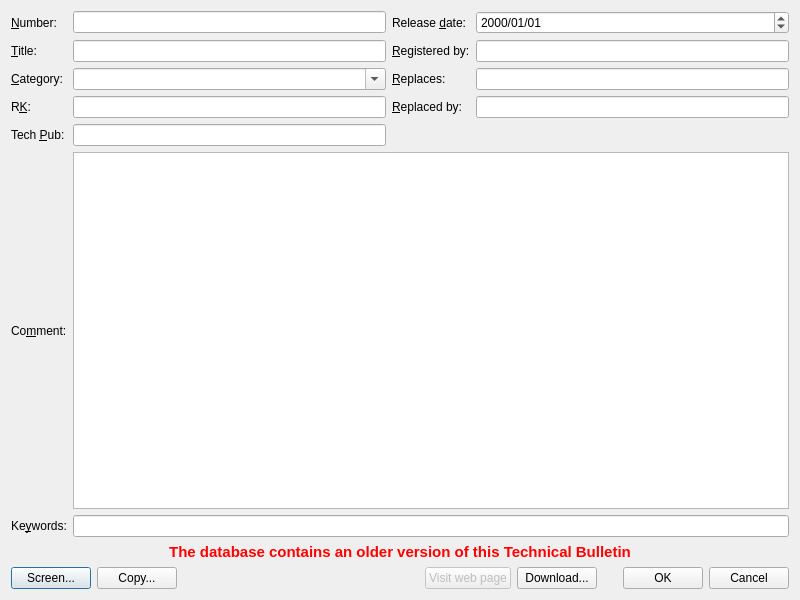
<?xml version="1.0" encoding="UTF-8"?>
<ui version="4.0">
 <class>DlgTB</class>
 <widget class="QDialog" name="DlgTB">
  <property name="geometry">
   <rect>
    <x>0</x>
    <y>0</y>
    <width>800</width>
    <height>600</height>
   </rect>
  </property>
  <property name="sizePolicy">
   <sizepolicy hsizetype="Preferred" vsizetype="Preferred">
    <horstretch>0</horstretch>
    <verstretch>0</verstretch>
   </sizepolicy>
  </property>
  <property name="minimumSize">
   <size>
    <width>800</width>
    <height>600</height>
   </size>
  </property>
  <property name="acceptDrops">
   <bool>true</bool>
  </property>
  <layout class="QVBoxLayout" name="verticalLayout">
   <item>
    <layout class="QGridLayout" name="GLayout">
     <item row="0" column="0">
      <widget class="QLabel" name="LabelNumber">
       <property name="text">
        <string>&amp;Number:</string>
       </property>
       <property name="buddy">
        <cstring>EditNumber</cstring>
       </property>
      </widget>
     </item>
     <item row="0" column="1">
      <widget class="QLineEdit" name="EditNumber">
       <property name="acceptDrops">
        <bool>false</bool>
       </property>
      </widget>
     </item>
     <item row="0" column="2">
      <widget class="QLabel" name="LabelReleaseDate">
       <property name="text">
        <string>Release &amp;date:</string>
       </property>
       <property name="buddy">
        <cstring>EditReleaseDate</cstring>
       </property>
      </widget>
     </item>
     <item row="0" column="3">
      <widget class="QDateEdit" name="EditReleaseDate">
       <property name="acceptDrops">
        <bool>false</bool>
       </property>
       <property name="toolTip">
        <string>Format is yyyy/mm/dd</string>
       </property>
       <property name="displayFormat">
        <string>yyyy/MM/dd</string>
       </property>
      </widget>
     </item>
     <item row="1" column="0">
      <widget class="QLabel" name="LabelTitle">
       <property name="text">
        <string>&amp;Title:</string>
       </property>
       <property name="buddy">
        <cstring>EditTitle</cstring>
       </property>
      </widget>
     </item>
     <item row="1" column="1">
      <widget class="QLineEdit" name="EditTitle">
       <property name="acceptDrops">
        <bool>false</bool>
       </property>
      </widget>
     </item>
     <item row="1" column="2">
      <widget class="QLabel" name="LabelRegisteredBy">
       <property name="text">
        <string>&amp;Registered by:</string>
       </property>
       <property name="buddy">
        <cstring>EditRegisteredBy</cstring>
       </property>
      </widget>
     </item>
     <item row="1" column="3">
      <widget class="QLineEdit" name="EditRegisteredBy">
       <property name="acceptDrops">
        <bool>false</bool>
       </property>
      </widget>
     </item>
     <item row="2" column="0">
      <widget class="QLabel" name="LabelCategory">
       <property name="text">
        <string>&amp;Category:</string>
       </property>
       <property name="buddy">
        <cstring>ComboCategory</cstring>
       </property>
      </widget>
     </item>
     <item row="2" column="1">
      <widget class="QComboBox" name="ComboCategory">
       <property name="acceptDrops">
        <bool>false</bool>
       </property>
       <property name="editable">
        <bool>true</bool>
       </property>
       <property name="currentText">
        <string/>
       </property>
       <property name="frame">
        <bool>true</bool>
       </property>
      </widget>
     </item>
     <item row="2" column="2">
      <widget class="QLabel" name="LabelReplaces">
       <property name="text">
        <string>&amp;Replaces:</string>
       </property>
       <property name="buddy">
        <cstring>EditReplaces</cstring>
       </property>
      </widget>
     </item>
     <item row="2" column="3">
      <widget class="QLineEdit" name="EditReplaces">
       <property name="acceptDrops">
        <bool>false</bool>
       </property>
      </widget>
     </item>
     <item row="3" column="0">
      <widget class="QLabel" name="LabelRK">
       <property name="text">
        <string>R&amp;K:</string>
       </property>
       <property name="buddy">
        <cstring>EditRK</cstring>
       </property>
      </widget>
     </item>
     <item row="3" column="1">
      <widget class="QLineEdit" name="EditRK">
       <property name="acceptDrops">
        <bool>false</bool>
       </property>
      </widget>
     </item>
     <item row="3" column="2">
      <widget class="QLabel" name="LabelReplacedBy">
       <property name="text">
        <string>&amp;Replaced by:</string>
       </property>
       <property name="buddy">
        <cstring>EditReplacedBy</cstring>
       </property>
      </widget>
     </item>
     <item row="3" column="3">
      <widget class="QLineEdit" name="EditReplacedBy">
       <property name="acceptDrops">
        <bool>false</bool>
       </property>
      </widget>
     </item>
     <item row="4" column="0">
      <widget class="QLabel" name="LabelTechPub">
       <property name="text">
        <string>Tech &amp;Pub:</string>
       </property>
       <property name="buddy">
        <cstring>EditTechPub</cstring>
       </property>
      </widget>
     </item>
     <item row="4" column="1">
      <widget class="QLineEdit" name="EditTechPub">
       <property name="acceptDrops">
        <bool>false</bool>
       </property>
      </widget>
     </item>
     <item row="5" column="0">
      <widget class="QLabel" name="LabelComment">
       <property name="text">
        <string>Co&amp;mment:</string>
       </property>
       <property name="buddy">
        <cstring>TexteditComment</cstring>
       </property>
      </widget>
     </item>
     <item row="5" column="1" colspan="3">
      <widget class="QPlainTextEdit" name="TexteditComment">
       <property name="sizePolicy">
        <sizepolicy hsizetype="Expanding" vsizetype="Expanding">
         <horstretch>0</horstretch>
         <verstretch>0</verstretch>
        </sizepolicy>
       </property>
       <property name="acceptDrops">
        <bool>false</bool>
       </property>
       <property name="tabChangesFocus">
        <bool>true</bool>
       </property>
      </widget>
     </item>
     <item row="6" column="0">
      <widget class="QLabel" name="LabelKeywords">
       <property name="text">
        <string>Ke&amp;ywords:</string>
       </property>
       <property name="buddy">
        <cstring>EditKeywords</cstring>
       </property>
      </widget>
     </item>
     <item row="6" column="1" colspan="3">
      <widget class="LineEditDeselect" name="EditKeywords">
       <property name="acceptDrops">
        <bool>false</bool>
       </property>
      </widget>
     </item>
    </layout>
   </item>
   <item>
    <widget class="QLabel" name="LabelReplaceExistent">
     <property name="enabled">
      <bool>true</bool>
     </property>
     <property name="font">
      <font>
       <pointsize>11</pointsize>
       <bold>true</bold>
      </font>
     </property>
     <property name="styleSheet">
      <string notr="true">color: rgb(255, 0, 0);</string>
     </property>
     <property name="text">
      <string>The database contains an older version of this Technical Bulletin</string>
     </property>
     <property name="alignment">
      <set>Qt::AlignCenter</set>
     </property>
    </widget>
   </item>
   <item>
    <layout class="QHBoxLayout" name="HLayoutButtons">
     <item>
      <widget class="QPushButton" name="ButtonScreen">
       <property name="text">
        <string>Screen...</string>
       </property>
      </widget>
     </item>
     <item>
      <widget class="QPushButton" name="ButtonCopy">
       <property name="text">
        <string>Copy...</string>
       </property>
      </widget>
     </item>
     <item>
      <spacer name="HSpacerButtons">
       <property name="orientation">
        <enum>Qt::Horizontal</enum>
       </property>
       <property name="sizeHint" stdset="0">
        <size>
         <width>40</width>
         <height>20</height>
        </size>
       </property>
      </spacer>
     </item>
     <item>
      <widget class="QPushButton" name="ButtonWebPage">
       <property name="enabled">
        <bool>false</bool>
       </property>
       <property name="text">
        <string>Visit web page</string>
       </property>
      </widget>
     </item>
     <item>
      <widget class="QPushButton" name="ButtonDownload">
       <property name="text">
        <string>Download...</string>
       </property>
      </widget>
     </item>
     <item>
      <spacer name="horizontalSpacer">
       <property name="orientation">
        <enum>Qt::Horizontal</enum>
       </property>
       <property name="sizeType">
        <enum>QSizePolicy::Fixed</enum>
       </property>
       <property name="sizeHint" stdset="0">
        <size>
         <width>20</width>
         <height>20</height>
        </size>
       </property>
      </spacer>
     </item>
     <item>
      <widget class="QPushButton" name="ButtonOK">
       <property name="text">
        <string>OK</string>
       </property>
      </widget>
     </item>
     <item>
      <widget class="QPushButton" name="ButtonCancel">
       <property name="text">
        <string>Cancel</string>
       </property>
      </widget>
     </item>
    </layout>
   </item>
  </layout>
 </widget>
 <customwidgets>
  <customwidget>
   <class>LineEditDeselect</class>
   <extends>QLineEdit</extends>
   <header>LineEditDeselect.hpp</header>
  </customwidget>
 </customwidgets>
 <tabstops>
  <tabstop>EditNumber</tabstop>
  <tabstop>EditTitle</tabstop>
  <tabstop>ComboCategory</tabstop>
  <tabstop>EditRK</tabstop>
  <tabstop>EditTechPub</tabstop>
  <tabstop>EditReleaseDate</tabstop>
  <tabstop>EditRegisteredBy</tabstop>
  <tabstop>EditReplaces</tabstop>
  <tabstop>EditReplacedBy</tabstop>
  <tabstop>TexteditComment</tabstop>
  <tabstop>EditKeywords</tabstop>
  <tabstop>ButtonOK</tabstop>
  <tabstop>ButtonCancel</tabstop>
 </tabstops>
 <resources/>
 <connections/>
</ui>
